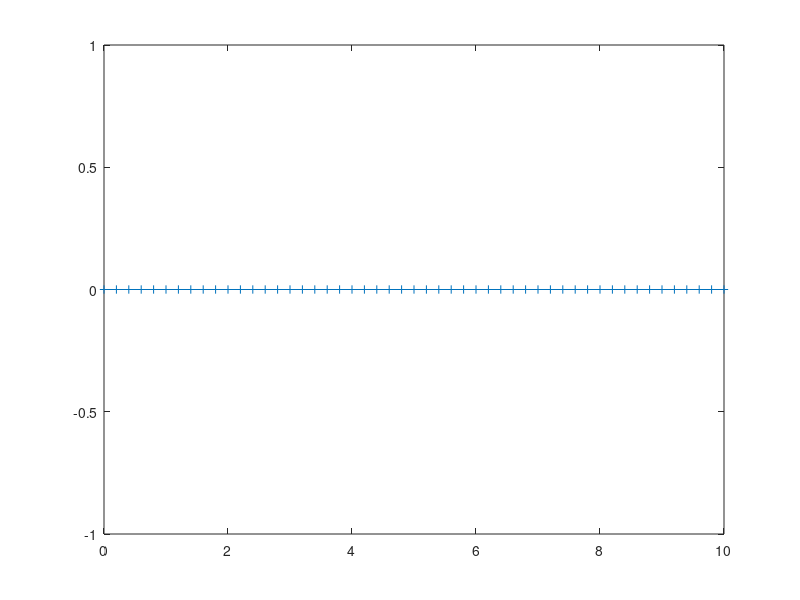

Reproduce this figure in MATLAB. (Note: this script raises an error after producing the figure.)
close all; clear; clc;

%% User Options
%--------------------------------------------------------------------------
% mesh options
%--------------------------------------------------------------------------
nel = 50; % number of elements
%--------------------------------------------------------------------------
% method options
%--------------------------------------------------------------------------
% low_order_scheme: 1 = algebraic low-order scheme
%                   2 = graph-theoretic low-order scheme
% high_order_scheme: 1 = Galerkin
%                    2 = Entropy viscosity
%
low_order_scheme  = 2; % low-order scheme option
high_order_scheme = 2; % high-order scheme option
cE = 0.1; % coefficient for entropy residual in entropy viscosity
cJ = cE; % coefficient for jumps            in entropy viscosity
entropy       = @(u) 0.5*u.^2; % entropy function
entropy_deriv = @(u) u;       % derivative of entropy function
%--------------------------------------------------------------------------
% quadrature options
%--------------------------------------------------------------------------
nq = 3; % number of quadrature points
%--------------------------------------------------------------------------
% time options
%--------------------------------------------------------------------------
% temporal_scheme: 1 = explicit Euler
%                  2 = SSPRK(3,3) (Shu-Osher)
%
temporal_scheme = 1; % temporal discretization scheme
CFL = 1.0;       % CFL number
ss_tol = 1.0e-5; % steady-state tolerance
n_max = 1000;    % maximum number of time steps
t_max = 5.0;    % max time to run
%--------------------------------------------------------------------------
% FCT options
%--------------------------------------------------------------------------
% DMP_option: 1 = use DMP
%             2 = use CMP
% limiting_option: 0 = set limiting coefficients to 0 (no correction)
%                  1 = set limiting coefficients to 1 (full correction)
%                  2 = use Zalesak's limiter
%                  3 = use Josh's limiter
%
DMP_option = 1;       % DMP option
limiting_option = 2;  % limiter option
%--------------------------------------------------------------------------
% plot options
%--------------------------------------------------------------------------
compute_FCT        = true;  % compute and plot FCT solution?
compute_high_order = true; % compute and plot high-order solution?
plot_viscosity     = false; % plot viscosities?
plot_low_order_transient  = false; % plot low-order transient?
plot_high_order_transient = true; % plot high-order transient?
plot_FCT_transient        = true; % plot FCT transient?
pausetime = 0.1;                   % time to pause for transient plots
%--------------------------------------------------------------------------
% physics options
%--------------------------------------------------------------------------
% problemID: 0: custom - use parameters below
%            1: void without source -> absorber without source
%            2: void with source    -> absorber without source
%            3: linear advection with periodic BC
% IC_option: 0: zero
%            1: exponential pulse
%            2: exponential and square pulse
%
problemID = 1; % problem ID (if any)
periodic_BC = false; % option for periodic BC; otherwise Dirichlet
IC_option = 0; % initial solution option
len    = 10;    % length of domain
omega  = 1;    % omega
sigmaL = 1;    % sigma for left half of domain
sigmaR = 1;    % sigma for right half of domain
qL     = 1;    % source for left half of domain
qR     = 0;    % source for right half of domain
inc    = 0;    % incoming flux
speed  = 1;    % advection speed
%--------------------------------------------------------------------------
% output options
%--------------------------------------------------------------------------
save_exact_solution      = true; % option to save exact solution 
save_low_order_solution  = true; % option to save low-order solution
save_high_order_solution = true; % option to save high-order solution
save_FCT_solution        = true; % option to save FCT solution
%-------------------------------------------------------------------------

%% Setup

% set parameters if a problem ID was chosen
switch problemID
    case 0 % custom
        % do nothing, parameters in input section are used
    case 1 % void without source -> absorber without source
        periodic_BC = false;
        IC_option = 0;
        len    = 10;
        omega  = 1;
        sigmaL = 0;
        sigmaR = 1;
        qL     = 0;
        qR     = 0;
        inc    = 1;
        speed  = 1;
    case 2 % void with source    -> absorber without source
        periodic_BC = false;
        IC_option = 0;
        len    = 10;
        omega  = 1;
        sigmaL = 0;
        sigmaR = 1;
        qL     = 1;
        qR     = 0;
        inc    = 1;
        speed  = 1;
    case 3 % linear advection
        periodic_BC = true;
        IC_option = 2;
        len    = 1;
        omega  = 1;
        sigmaL = 0;
        sigmaR = 0;
        qL     = 0;
        qR     = 0;
        inc    = 0;
        speed  = 1;
    otherwise
        error('Invalid problem ID chosen');
end

% compute mesh quantities
n_dof = nel + 1;              % number of dofs
if periodic_BC
    n_dof = nel;
end
x = linspace(0,len,nel+1)';   % mesh points
dx_cell = diff(x);            % element sizes
dx = dx_cell(1);              % element size assuming uniform mesh
if periodic_BC
    x(end)=[];
end
% force theta to zero because this is an explicit code
theta = 0;

% set initial conditions function and compute initial solution
switch IC_option
    case 0 % zero
        IC = @(x) zeros(length(x),1);
    case 1 % exponential pulse
        IC = @(x) exp(-200*(x-0.5).^2);
    case 2 % exponential and square pulse
        IC = @(x) exp(-200*(x-0.3).^2)+(x>=0.6).*(x<=0.8);
    otherwise
        error('Invalid IC option');
end
% compute initial solution
u0 = IC(x);
plot(x,u0,'+-');

% get quadrature points and weights and evaluate basis functions
[zq,wq]  = get_GL_quadrature(nq);
[v,dvdz] = get_lagrange_basis(zq,2); 
Jac = 0.5*dx_cell; % Jacobians of reference cell transformations

%% Material properties

% compute sigma and source in each cell
x_center = linspace(0.5*dx_cell(1),len-0.5*dx_cell(1),nel)'; % cell center positions
x_mid = len/2;                             % center of domain
sigma  = (x_center < x_mid)*sigmaL + (x_center >= x_mid)*sigmaR;
source = (x_center < x_mid)*qL     + (x_center >= x_mid)*qR;

% compute min and max sigma and source in the support of i
sigma_min = zeros(n_dof,1);
sigma_max = zeros(n_dof,1);
q_min = zeros(n_dof,1);
q_max = zeros(n_dof,1);
for i = 1:n_dof
    i1 = max(i-1,1);
    i2 = min(i,nel);
    sigma_min(i) = min(sigma(i1:i2));
    sigma_max(i) = max(sigma(i1:i2));
    q_min(i)     = min(source(i1:i2));
    q_max(i)     = max(source(i1:i2));
end

% compute min and max sigma and source in the support of i
sigma_upwind_min = zeros(n_dof,1);
sigma_upwind_max = zeros(n_dof,1);
q_upwind_min = zeros(n_dof,1);
q_upwind_max = zeros(n_dof,1);
for i = 1:n_dof
    i1 = max(i-1,1);
    i2 = i1;
    sigma_upwind_min(i) = min(sigma(i1:i2));
    sigma_upwind_max(i) = max(sigma(i1:i2));
    q_upwind_min(i)     = min(source(i1:i2));
    q_upwind_max(i)     = max(source(i1:i2));
end

%% Assembly

% build matrices
[MC,ML,A,AL,DL,b,viscL] = ...
    build_matrices(len,nel,omega,speed,sigma,source,...
    low_order_scheme,high_order_scheme,periodic_BC);

% check that speed is nonzero; otherwise, infinite dt will be computed
if (speed == 0)
    error('Speed cannot be zero; infinite dt will be computed');
end

% compute dt using CFL condition, even for implicit, just so that time
% steps will be equal between explicit and implicit, for comparison
dt = CFL*ML(1,1)/AL(1,1);
for i = 2:n_dof
    dt = min(dt, CFL*ML(i,i)/AL(i,i));
end

% compute transient sytem matrices and modify for Dirichlet BC
ALtr = ML + dt*theta*AL;
ALtr_mod = ALtr;
if ~periodic_BC
    ALtr_mod(1,:)=0; ALtr_mod(1,1)=1;
end

%% Low-order Solution

fprintf('\nComputing low-order solution...\n\n');
u_old = u0;
t = 0;
for time_step = 1:n_max
    fprintf('Time step %i: t = %f->%f',time_step,t,t+dt);
    
    switch temporal_scheme
        case 1 % explicit Euler
            uL = low_order_step(u_old,AL,ALtr_mod,ML,b,dt,theta,inc,periodic_BC);
        case 2 % SSP3
            % stage 1
            u_old_stage = u_old;
            uL_stage = low_order_step(u_old_stage,AL,ALtr_mod,ML,b,dt,theta,inc,periodic_BC);
            % stage 2
            u_old_stage = uL_stage;
            uL_stage = low_order_step(u_old_stage,AL,ALtr_mod,ML,b,dt,theta,inc,periodic_BC);
            % stage 3
            u_old_stage = 0.75*u_old + 0.25*uL_stage;
            uL_stage = low_order_step(u_old_stage,AL,ALtr_mod,ML,b,dt,theta,inc,periodic_BC);
            % final combination
            uL = 1/3*u_old + 2/3*uL_stage;
        otherwise
            error('Invalid temporal discretization scheme');
    end
    
    % test steady-state convergence
    ss_err = norm(uL-u_old,2);
    fprintf(' norm(u_new - u_old) = %e\n',ss_err);
    finished = ss_err < ss_tol || t >= t_max;
    if (finished)
        break;
    end
    
    % plot
    if (plot_low_order_transient)
        plot(x,uL);
        legend('Low-order','Location','Best');
        axis([0 len 0 1]);
        pause(pausetime);
    end
    
    % reset u_old
    u_old = uL;
    t = t+dt;
end
% save uL for plotting because "uL" is used in FCT loop
uL_final = uL;

%% High-order solution

if (compute_high_order)
    fprintf('\nComputing high-order solution...\n\n');
    u_old   = u0;
    u_older = u0;
    t = 0;
    for time_step = 1:n_max
        fprintf('Time step %i: t = %f->%f',time_step,t,t+dt);
        
        switch temporal_scheme
            case 1 % explicit Euler
                [uH,DH] = high_order_step(u_older,u_old,viscL,dx,...
                    x,omega,sigma,source,inc,dt,v,dvdz,zq,wq,Jac,cE,cJ,entropy,entropy_deriv,...
                    A,b,MC,theta,time_step,high_order_scheme,periodic_BC);
            case 2 % SSP3
                % stage 1
                u_old_stage = u_old;
                u_older_stage = u_older;
                [uH_stage,DH] = high_order_step(u_older_stage,u_old_stage,viscL,dx,...
                    x,omega,sigma,source,inc,dt,v,dvdz,zq,wq,Jac,cE,cJ,entropy,entropy_deriv,...
                    A,b,MC,theta,time_step,high_order_scheme,periodic_BC);
                % stage 2
                u_old_stage = uH_stage;
                u_older_stage = u_older;
                [uH_stage,DH] = high_order_step(u_older_stage,u_old_stage,viscL,dx,...
                    x,omega,sigma,source,inc,dt,v,dvdz,zq,wq,Jac,cE,cJ,entropy,entropy_deriv,...
                    A,b,MC,theta,time_step,high_order_scheme,periodic_BC);
                % stage 3
                u_old_stage = 0.75*u_old + 0.25*uH_stage;
                u_older_stage = u_older;
                [uH_stage,DH] = high_order_step(u_older_stage,u_old_stage,viscL,dx,...
                    x,omega,sigma,source,inc,dt,v,dvdz,zq,wq,Jac,cE,cJ,entropy,entropy_deriv,...
                    A,b,MC,theta,time_step,high_order_scheme,periodic_BC);
                % final combination
                uH = 1/3*u_old + 2/3*uH_stage;
            otherwise
                error('Invalid temporal discretization scheme');
        end
        
        % test steady-state convergence
        ss_err = norm(uH-u_old,2);
        fprintf(' norm(u_new - u_old) = %e\n',ss_err);
        finished = ss_err < ss_tol || t >= t_max;
        if (finished)
            break;
        end
        
        % plot
        if (plot_high_order_transient)
            plot(x,uH);
            legend('High-order');
            pause(pausetime);
        end
        
        % reset u_old and u_older and advance time
        u_older = u_old;
        u_old   = uH;
        t = t+dt;
    end
    
    % save uH for plotting because "uH" is used in FCT loop
    uH_final = uH;
end

%% FCT solution

if (compute_FCT)
    fprintf('\nComputing FCT solution...\n\n');
    u_old   = u0;
    u_older = u0;
    t = 0;
    for time_step = 1:n_max
        fprintf('Time step %i: t = %f->%f\n',time_step,t,t+dt);
        
        switch temporal_scheme
            case 1 % explicit Euler
                % perform high-order step
                [uH,DH] = high_order_step(u_older,u_old,viscL,dx,...
                    x,omega,sigma,source,inc,dt,v,dvdz,zq,wq,Jac,cE,cJ,entropy,entropy_deriv,...
                    A,b,MC,theta,time_step,high_order_scheme,periodic_BC);

                % perform FCT step
                uFCT = FCT_step_explicit(u_old,uH,dt,ML,MC,AL,DH,DL,b,inc,speed,...
                    sigma_min,sigma_max,q_min,q_max,DMP_option,limiting_option,periodic_BC);
            case 2 % SSP3
                % stage 1
                u_old_stage = u_old;
                u_older_stage = u_older;
                [uH_stage,DH] = high_order_step(u_older_stage,u_old_stage,viscL,dx,...
                    x,omega,sigma,source,inc,dt,v,dvdz,zq,wq,Jac,cE,cJ,entropy,entropy_deriv,...
                    A,b,MC,theta,time_step,high_order_scheme,periodic_BC);
                uFCT_stage = FCT_step_explicit(u_old_stage,uH_stage,dt,ML,MC,AL,DH,DL,b,inc,speed,...
                    sigma_min,sigma_max,q_min,q_max,DMP_option,limiting_option,periodic_BC);
                
                % stage 2
                u_old_stage = uFCT_stage;
                u_older_stage = u_older;
                [uH_stage,DH] = high_order_step(u_older_stage,u_old_stage,viscL,dx,...
                    x,omega,sigma,source,inc,dt,v,dvdz,zq,wq,Jac,cE,cJ,entropy,entropy_deriv,...
                    A,b,MC,theta,time_step,high_order_scheme,periodic_BC);
                uFCT_stage = FCT_step_explicit(u_old_stage,uH_stage,dt,ML,MC,AL,DH,DL,b,inc,speed,...
                    sigma_min,sigma_max,q_min,q_max,DMP_option,limiting_option,periodic_BC);
                
                % stage 3
                u_old_stage = 0.75*u_old + 0.25*uFCT_stage;
                u_older_stage = u_older;
                [uH_stage,DH] = high_order_step(u_older_stage,u_old_stage,viscL,dx,...
                    x,omega,sigma,source,inc,dt,v,dvdz,zq,wq,Jac,cE,cJ,entropy,entropy_deriv,...
                    A,b,MC,theta,time_step,high_order_scheme,periodic_BC);
                uFCT_stage = FCT_step_explicit(u_old_stage,uH_stage,dt,ML,MC,AL,DH,DL,b,inc,speed,...
                    sigma_min,sigma_max,q_min,q_max,DMP_option,limiting_option,periodic_BC);
                
                % final combination
                uFCT = 1/3*u_old + 2/3*uFCT_stage;
            otherwise
                error('Invalid temporal discretization scheme');
        end
        
        % test steady-state convergence
        ss_err = norm(uFCT-u_old,2);
        fprintf('\tnorm(u_new - u_old) = %e\n',ss_err);
        finished = ss_err < ss_tol || t >= t_max;
        if (finished)
            break;
        end
        
        % plot
        if (plot_FCT_transient)
            plot(x,uFCT,'g');
            legend('FCT','Location','Best');
            pause(pausetime);
        end
        
        % reset u_old and u_older and advance time
        u_older = u_old;
        u_old   = uFCT;
        t = t+dt;
    end
end

%% Plot Solution

figure(1); clf; hold on;

% plot exact solution
xx = linspace(0,len,1000)';
u_exact = exact_solution(xx,t+dt,IC,speed,sigmaL,sigmaR,qL,qR,inc,len,periodic_BC)';
plot(xx,u_exact,'k-');
legend_entries = char('Exact');

% plot low-order solution
plot(x,uL_final,'r-s');
legend_entries = char(legend_entries,'Low-order');

% plot high-order solution
if (compute_high_order)
    plot(x,uH_final,'b-+');
    legend_entries = char(legend_entries,'High-order');
end

% plot FCT solution
if (compute_FCT)
    plot(x,uFCT,'g-x');
    switch limiting_option
        case 0 % no correction
            limiter_string = 'no correction';
        case 1 % full correction (no limiting)
            limiter_string = 'not limited';
        case 2 % Zalesak limiter
            limiter_string = 'Zalesak limiter';
        case 3 % Josh limiter
            limiter_string = 'Josh limiter';
        otherwise
            error('Invalid limiting option');
    end
    FCT_legend_string = ['FCT, ',limiter_string];
    legend_entries = char(legend_entries,FCT_legend_string);
end

% legend
legend(legend_entries,'Location','Best');

%% Plot viscosity

% plot viscosity if requested
if (plot_viscosity)
    figure(2); clf;
    
    % plot low-order viscosity if available
    if low_order_scheme == 2 || high_order_scheme == 2
        semilogy(x_center,viscL);
        legend_entries = char('Low-order viscosity');
    end
    
    hold on;
    
    % plot high-order viscosity if available
    if (high_order_scheme == 2)
        semilogy(x_center,viscE,'x');
        legend_entries = char(legend_entries,'Entropy viscosity');
    end
    
    % legend
    legend(legend_entries,'Location','Best');
end

%% Output

% save exact solution
if (save_exact_solution)
    exact_file = 'output/uexact.csv';
    csvwrite(exact_file,[xx,u_exact]);
end

% determine string to be appended to results for time discretization
switch temporal_scheme
    case 1
        time_string = 'FE';
    case 2
        time_string = 'SSPRK33';
    otherwise
        error('Invalid time discretization scheme');
end

% save low-order solution
if (save_low_order_solution)
    low_order_file = ['output/uL_',time_string,'.csv'];
    csvwrite(low_order_file,[x,uL_final]);
end

% determine string to be appended for high-order scheme
switch high_order_scheme
    case 1
        high_order_string = 'Gal';
    case 2
        high_order_string = 'EV';
    otherwise
        error('Invalid high-order scheme chosen');
end

% save high-order solution
if (save_high_order_solution)
    high_order_file = ['output/uH_',high_order_string,'_',time_string,'.csv'];
    csvwrite(high_order_file,[x,uH_final]);
end

% save FCT solution
if (save_FCT_solution)
    FCT_file = ['output/uFCT_',high_order_string,'_',time_string,'.csv'];
    csvwrite(FCT_file,[x,uFCT]);
end